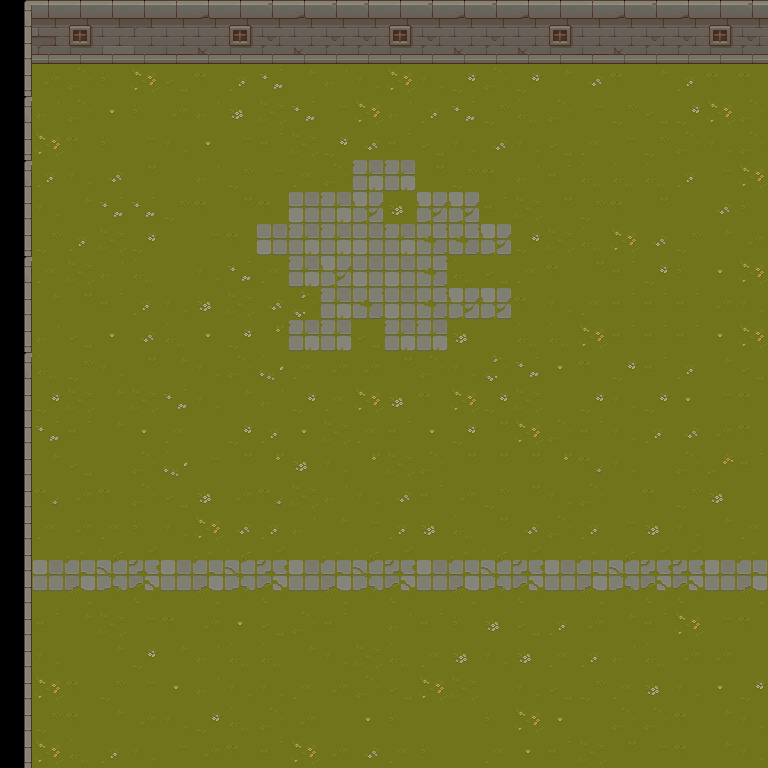

This is a level from a 2D game, rendered from its Tiled map with the project's own tilesets. A one-line summary and the complete map file follow:
An orthogonal 24x24 tile map with 32x32 px tiles, 1 tile layer (Tile Layer 1), 2 tilesets.

<map version="1.10" tiledversion="1.11.2" orientation="orthogonal" renderorder="right-down" width="24" height="24" tilewidth="32" tileheight="32" infinite="0" nextlayerid="5" nextobjectid="2">
 <editorsettings>
  <export target="level1.lua" format="lua" />
 </editorsettings>
 <tileset firstgid="1" name="TX Tileset Grass" tilewidth="32" tileheight="32" tilecount="64" columns="8">
  <image source="../tileset/TX Tileset Grass.png" width="256" height="256" />
 </tileset>
 <tileset firstgid="65" name="TX Tileset Wall" tilewidth="32" tileheight="32" tilecount="256" columns="16">
  <image source="../tileset/TX Tileset Wall.png" width="512" height="512" />
 </tileset>
 <layer id="1" name="Tile Layer 1" width="24" height="24" opacity="0.99">
  <data encoding="csv">
85,211,167,213,214,87,164,167,165,164,165,165,167,165,164,165,164,167,87,164,165,164,167,165,
101,227,183,229,230,103,180,183,181,180,181,181,183,181,180,181,180,183,103,180,181,181,183,181,
117,28,18,9,30,4,2,23,7,11,27,16,30,12,14,18,14,11,32,2,11,23,2,2,
85,27,18,5,9,28,27,13,26,7,17,30,27,23,7,10,25,18,17,10,4,14,30,18,
101,30,2,9,17,12,5,17,3,26,14,32,3,4,16,32,12,4,19,17,10,18,12,18,
85,23,16,32,20,1,27,10,17,19,18,34,34,20,10,2,27,3,25,25,25,23,17,30,
101,16,11,7,7,10,2,20,2,33,34,42,13,42,42,3,26,20,10,2,20,1,32,9,
117,10,23,26,14,1,17,2,33,34,34,33,34,41,41,42,14,26,25,30,32,10,11,28,
85,19,26,27,25,1,12,7,19,34,42,33,33,41,25,4,19,2,20,3,14,9,5,30,
101,11,20,3,23,12,13,26,32,22,34,41,33,41,42,42,2,16,19,3,3,3,28,12,
117,27,4,5,32,25,5,14,24,34,34,4,34,34,13,1,25,25,30,3,3,3,5,30,
85,25,10,16,20,11,12,18,29,19,28,28,20,18,12,22,7,5,2,14,3,23,11,4,
101,14,26,11,26,7,16,11,27,14,19,30,13,2,30,14,26,1,14,16,14,5,17,2,
117,7,3,11,5,19,1,14,23,5,26,19,3,5,14,20,30,18,3,12,23,32,28,2,
101,11,4,1,18,29,17,20,24,13,12,24,26,18,20,20,20,24,6,12,1,18,15,3,
117,6,28,2,18,4,13,28,6,26,27,12,32,3,28,10,20,12,18,1,2,10,13,1,
101,19,28,19,9,16,30,32,23,27,11,17,23,13,25,20,32,18,23,17,13,12,11,19,
117,37,38,39,40,37,38,39,40,37,38,39,40,37,38,39,40,37,38,39,40,40,37,38,
101,45,46,47,48,45,46,47,48,45,46,47,48,45,46,47,48,45,46,47,48,48,45,46,
117,3,11,26,17,2,28,5,4,18,3,1,27,3,9,13,4,23,28,11,3,30,17,2,
101,16,1,11,14,11,27,25,25,11,16,26,25,19,13,16,13,19,23,27,25,28,28,1,
117,30,2,10,17,5,27,16,12,19,28,18,4,30,26,1,12,4,10,19,13,16,5,14,
101,10,2,11,28,12,14,25,18,28,1,5,9,1,1,9,30,5,1,18,18,2,11,16,
117,30,25,23,16,17,28,2,3,30,28,32,19,9,1,19,5,3,26,20,17,2,11,12
</data>
 </layer>
</map>
